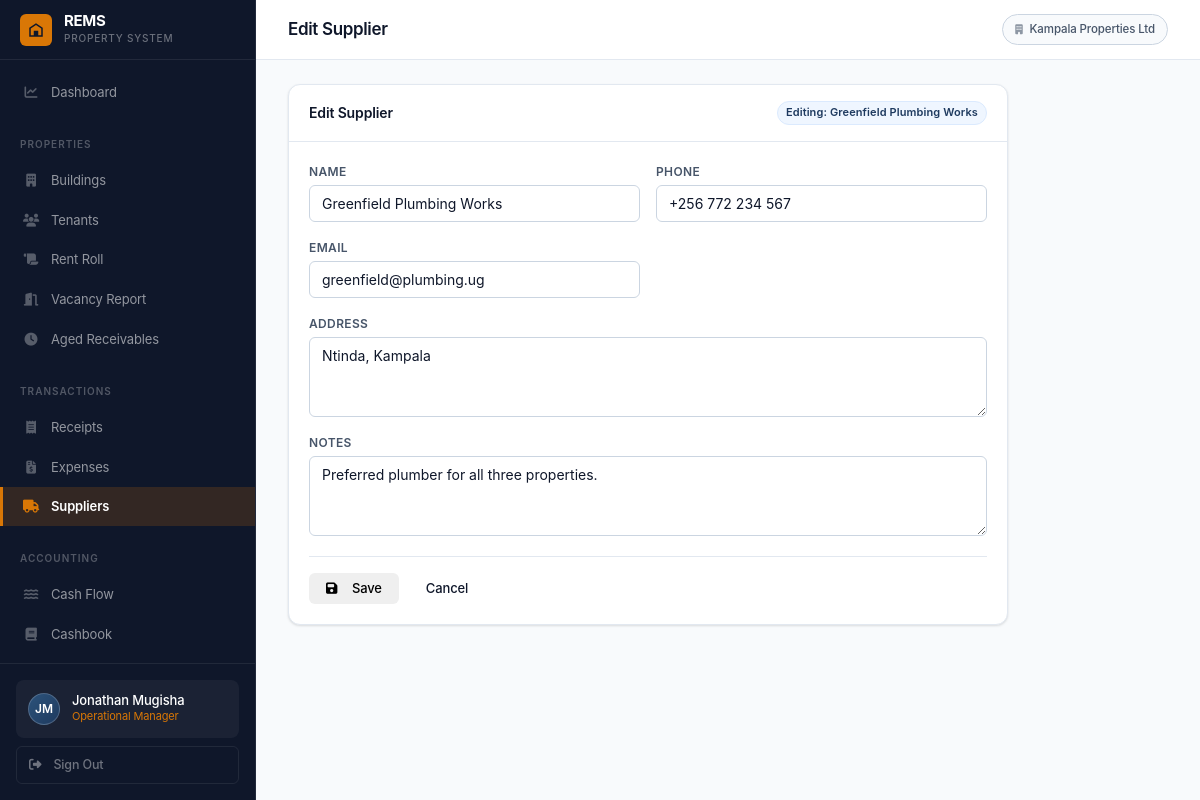
/expenses/suppliers/2/edit/ (signed in), run on the app's committed database.
### accounts/models.py (models this page shows, shortened)
class User(AbstractUser):
    ROLE_SUPER_ADMIN        = 'super_admin'
    ROLE_OP_MANAGER         = 'op_manager'
    ROLE_PROPERTY_MANAGER   = 'property_manager'
    ROLE_CASHIER_RECEIPTS   = 'cashier_receipts'
    ROLE_CASHIER_EXPENSES   = 'cashier_expenses'
    ROLE_ACCOUNTANT         = 'accountant'
    ROLE_CHOICES = [
        (ROLE_SUPER_ADMIN,      'Super Admin'),
        (ROLE_OP_MANAGER,       'Operational Manager'),
        (ROLE_PROPERTY_MANAGER, 'Property Manager'),
        (ROLE_CASHIER_RECEIPTS, 'Cashier – Receipts'),
        (ROLE_CASHIER_EXPENSES, 'Cashier – Expenses'),
        (ROLE_ACCOUNTANT,       'Accountant'),
    ]
    organisation = models.ForeignKey(
        Organisation, null=True, blank=True,
        on_delete=models.SET_NULL, related_name='users'
    )
    role = models.CharField(max_length=30, choices=ROLE_CHOICES, default=ROLE_CASHIER_RECEIPTS)
    phone = models.CharField(max_length=30, blank=True)
    is_active = models.BooleanField(default=True)
    buildings = models.ManyToManyField('buildings.Building', blank=True, related_name='assigned_users')
    def has_role(self, role_key):
        if self.role == role_key:
            return True
        return self.user_roles.filter(role=role_key).exists()
    @property
    def is_super_admin(self):
        return self.has_role(self.ROLE_SUPER_ADMIN)
    @property
    def is_op_manager(self):
        return self.has_role(self.ROLE_OP_MANAGER)
    @property
    def is_accountant(self):
        return self.has_role(self.ROLE_ACCOUNTANT)
    def can_access_finance(self):
        return self.is_op_manager or self.is_accountant
    def can_receipt(self):
        return self.is_op_manager or self.is_cashier_receipts
    def can_expense(self):
        return self.is_op_manager or self.is_cashier_expenses
    def can_manage_tenants(self):
        return self.is_op_manager or self.is_property_manager
    def can_configure_taxes(self):
        return self.is_accountant

class Organisation(models.Model):
    name = models.CharField(max_length=200)
    contact_email = models.EmailField()
    phone = models.CharField(max_length=30, blank=True)
    address = models.TextField(blank=True)
    subscription_status = models.CharField(
        max_length=20,
        choices=[('active', 'Active'), ('suspended', 'Suspended'), ('trial', 'Trial')],
        default='trial'
    )
    created_at = models.DateTimeField(auto_now_add=True)
    class Meta:
        ordering = ['name']

### expenses/models.py (models this page shows, shortened)
class Supplier(models.Model):
    organisation = models.ForeignKey('accounts.Organisation', on_delete=models.CASCADE, related_name='suppliers')
    name         = models.CharField(max_length=200)
    phone        = models.CharField(max_length=30, blank=True)
    email        = models.EmailField(blank=True)
    address      = models.TextField(blank=True)
    notes        = models.TextField(blank=True)
    created_at   = models.DateTimeField(auto_now_add=True)
    def __str__(self):
        return self.name
    class Meta:
        ordering = ['name']

### expenses/views.py (the view)
# urls.py: path('suppliers/<int:pk>/edit/',  views.supplier_edit,     name='supplier_edit'),
@login_required
def supplier_edit(request, pk):
    if not request.user.can_expense():
        return HttpResponseForbidden()
    supplier = get_object_or_404(Supplier, pk=pk, organisation=request.user.organisation)
    form = SupplierForm(request.POST or None, instance=supplier)
    if request.method == 'POST' and form.is_valid():
        form.save()
        messages.success(request, 'Supplier updated.')
        return redirect('expenses:supplier_list')
    return render(request, 'expenses/supplier_form.html', {'form': form, 'title': 'Edit Supplier', 'obj': supplier})

### expenses/forms.py
class SupplierForm(forms.ModelForm):
    class Meta:
        model = Supplier
        fields = ['name', 'phone', 'email', 'address', 'notes']
        widgets = {
            'address': forms.Textarea(attrs={'rows': 2}),
            'notes':   forms.Textarea(attrs={'rows': 2}),
        }

### templates/expenses/supplier_form.html (shortened to what this page needs)
{% extends 'base.html' %}
{% block page_title %}{{ title }}{% endblock %}
{% block content %}
<div style="max-width:720px;">
  <div class="card">
    <div class="card-header">
      <span class="card-title">{{ title }}</span>
      {% if obj %}<span class="badge badge-navy">Editing: {{ obj }}</span>{% endif %}
    </div>
    <div class="card-body">
      <form method="post" novalidate>
        <div class="form-grid">
          {% for field in form %}
          <div class="form-group {% if field.field.widget.attrs.rows %}form-full{% endif %}">
            <label class="form-label">{{ field.label }}</label>
            {{ field }}
          </div>
          {% endfor %}
        </div>
        <div style="display:flex;gap:10px;margin-top:20px;padding-top:16px;border-top:1px solid var(--border);">
          <button type="submit" class="btn btn-gold"><i class="fas fa-save"></i>&nbsp; Save</button>
          <a href="{% url 'expenses:supplier_list' %}" class="btn btn-outline">Cancel</a>
        </div>
      </form>
    </div>
  </div>
</div>
{% endblock %}

### templates/base.html (shortened to what this page needs)
{% load humanize %}
<!DOCTYPE html>
<html lang="en">
<head>
<link rel="stylesheet" href="https://cdnjs.cloudflare.com/ajax/libs/font-awesome/6.5.0/css/all.min.css">
<link rel="stylesheet" href="/static/css/rems.css">
</head>
<body>
<aside class="sidebar">
  <a href="{% url 'dashboard:home' %}" class="sidebar-brand">
    <div class="sidebar-brand-mark">
      <svg viewBox="0 0 24 24" xmlns="http://www.w3.org/2000/svg">
        <path d="M3 21V9l9-6 9 6v12H3zm2-2h4v-4h6v4h4V10.1L12 5.2 5 10.1V19zm4-4h6v-2H9v2z"/>
      </svg>
    </div>
    <div>
      <div class="sidebar-brand-name">REMS</div>
      <div class="sidebar-brand-sub">Property System</div>
    </div>
  </a>
  <nav class="sidebar-nav">
    {% if user.is_op_manager or user.is_super_admin %}
    <a href="{% url 'dashboard:home' %}"
       class="nav-item {% if request.resolver_match.app_name == 'dashboard' %}active{% endif %}">
      <span class="nav-icon"><i class="fas fa-chart-line"></i></span> Dashboard
    </a>
    {% endif %}
    {% if user.can_manage_tenants or user.is_op_manager %}
    <div class="nav-section">Properties</div>
    {% if user.is_op_manager or user.is_super_admin %}
    <a href="{% url 'buildings:list' %}"
       class="nav-item {% if request.resolver_match.app_name == 'buildings' %}active{% endif %}">
      <span class="nav-icon"><i class="fas fa-building"></i></span> Buildings
    </a>
    {% endif %}
    <a href="{% url 'tenants:list' %}"
       class="nav-item {% if request.resolver_match.app_name == 'tenants' and 'vacancy' not in request.path and 'aged' not in request.path and 'rent-roll' not in request.path %}active{% endif %}">
      <span class="nav-icon"><i class="fas fa-users"></i></span> Tenants
    </a>
    <a href="{% url 'tenants:rent_roll' %}"
       class="nav-item {% if 'rent-roll' in request.path %}active{% endif %}">
      <span class="nav-icon"><i class="fas fa-scroll"></i></span> Rent Roll
    </a>
    <a href="{% url 'tenants:vacancy' %}"
       class="nav-item {% if 'vacancy' in request.path %}active{% endif %}">
      <span class="nav-icon"><i class="fas fa-door-open"></i></span> Vacancy Report
    </a>
    <a href="{% url 'tenants:aged_receivables' %}"
       class="nav-item {% if 'aged-receivables' in request.path %}active{% endif %}">
      <span class="nav-icon"><i class="fas fa-clock"></i></span> Aged Receivables
    </a>
    {% endif %}
    {% if user.can_receipt or user.can_expense %}
    <div class="nav-section">Transactions</div>
    {% if user.can_receipt %}
    <a href="{% url 'receipts:list' %}"
       class="nav-item {% if request.resolver_match.app_name == 'receipts' %}active{% endif %}">
      <span class="nav-icon"><i class="fas fa-receipt"></i></span> Receipts
    </a>
    {% endif %}
    {% if user.can_expense %}
    <a href="{% url 'expenses:list' %}"
       class="nav-item {% if request.resolver_match.app_name == 'expenses' and 'supplier' not in request.path %}active{% endif %}">
      <span class="nav-icon"><i class="fas fa-file-invoice-dollar"></i></span> Expenses
    </a>
    <a href="{% url 'expenses:supplier_list' %}"
       class="nav-item {% if 'supplier' in request.path %}active{% endif %}">
      <span class="nav-icon"><i class="fas fa-truck"></i></span> Suppliers
    </a>
    {% endif %}
    {% endif %}
    {% if user.can_access_finance or user.can_manage_tenants %}
    <div class="nav-section">Accounting</div>
    {% if user.can_manage_tenants %}
    <a href="{% url 'finance:cash_flow' %}"
       class="nav-item {% if 'cash-flow' in request.path %}active{% endif %}">
      <span class="nav-icon"><i class="fas fa-water"></i></span> Cash Flow
    </a>
    {% endif %}
    {% if user.can_access_finance %}
    <a href="{% url 'finance:cashbook' %}"
       class="nav-item {% if 'cashbook' in request.path %}active{% endif %}">
      <span class="nav-icon"><i class="fas fa-book"></i></span> Cashbook
    </a>
    <a href="{% url 'finance:debtor_ledger' %}"
       class="nav-item {% if 'debtor-ledger' in request.path %}active{% endif %}">
    </a>
    {% endif %}
    {% endif %}
  </nav>
  <div class="sidebar-footer">
    <div class="user-chip">
      <div class="user-avatar">{{ user.first_name.0|upper }}{{ user.last_name.0|upper }}</div>
      <div style="min-width:0;">
        <div class="user-name">{{ user.get_full_name|default:user.username }}</div>
        <div class="user-role">
          {{ user.get_role_display }}{% for r in user.user_roles.all %} &middot; {{ r.get_role_display }}{% endfor %}
        </div>
      </div>
    </div>
    <a href="{% url 'accounts:logout' %}" class="sidebar-signout">
      <i class="fas fa-sign-out-alt"></i> Sign Out
    </a>
  </div>
</aside>
<div class="main-wrapper">
  <header class="topbar">
    <div class="topbar-left">
      <h1 class="page-title">{% block page_title %}{% endblock %}</h1>
    </div>
    <div class="topbar-actions">
      {% if user.organisation %}
      <span class="org-label">
        <i class="fas fa-building" style="font-size:10px;margin-right:4px;opacity:.6;"></i>
        {{ user.organisation.name }}
      </span>
      {% endif %}
    </div>
  </header>
  <main class="content">
    {% block content %}{% endblock %}
  </main>
</div>
</body>
</html>

### data on the page
User: first_name.0 "J", last_name.0 "M", get_full_name "Jonathan Mugisha", role "Operational Manager", organisation.name "Kampala Properties Ltd"
Supplier: name "Greenfield Plumbing Works", form "Greenfield Plumbing Works" "+256 772 234 567" "greenfield@plumbing.ug" "Ntinda, Kampala" "Preferred plumber for all three properties."

### other printed values
{{ title }} "Edit Supplier"
{{ field.label }} "NAME" "PHONE" "EMAIL" "ADDRESS" "NOTES"
